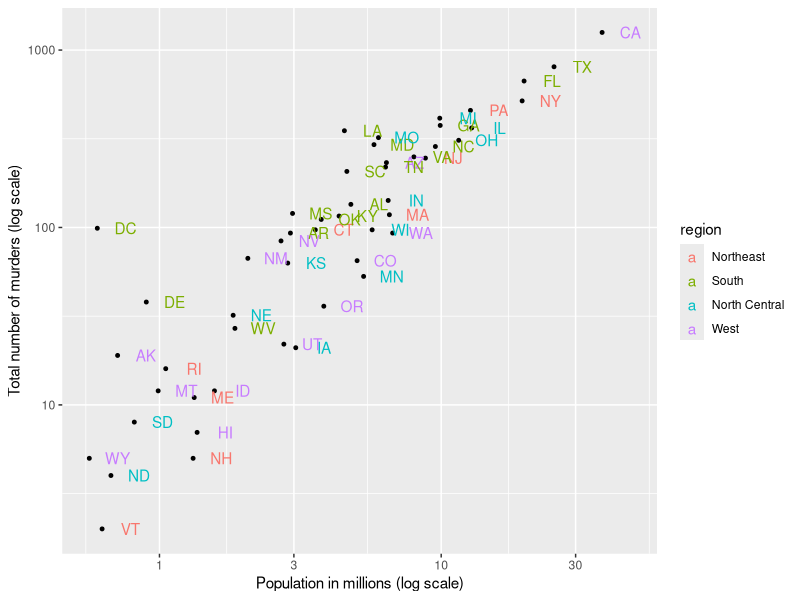

Recreate this plot in R.
library(dslabs)
library(ggplot2)

# first graph object with Data
sp = ggplot(data = murders, aes(x = population/10^6, y = total, label = abb) )
# sp = ggplot(data = murders)
# sp = ggplot(murders)
#class(sp)
#sp
#head(murders)

# geometric layer: scatter Plot
sp = sp + geom_point(size = 1)
#sp

sp = sp + geom_text(aes(color = region), nudge_x = 0.1)
#sp

sp = sp + scale_x_log10() + scale_y_log10()
#sp

sp = sp + xlab("Population in millions (log scale)") + ylab("Total number of murders (log scale)")
sp
